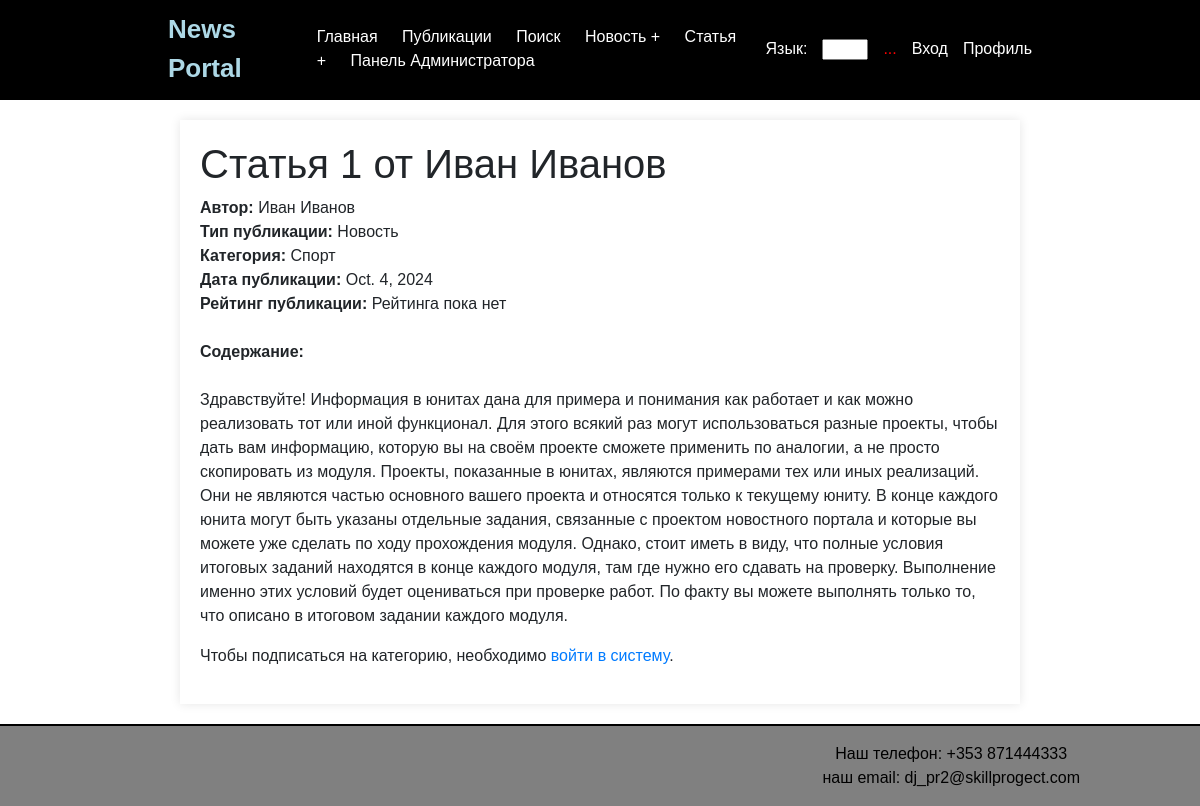
The app's page /news/54/ with its own data.
### news/models.py (models this page shows, shortened)
class Article(models.Model):
    title = models.CharField(max_length=200)
    content = models.TextField()
    publication_date = models.DateField()
    author_profile = models.ForeignKey(Profile, on_delete=models.CASCADE, default=9)
    article_type = models.BooleanField(default=False)
    category = models.ForeignKey(Category, on_delete=models.SET_NULL, null=True, blank=True)
    rating = models.ForeignKey(Rating, on_delete=models.SET_NULL, null=True, blank=True)

class Profile(models.Model):
    user = models.OneToOneField(User, on_delete=models.CASCADE)

class Category(models.Model):
    name = models.CharField(max_length=25, unique=True, verbose_name='Name of category')
    subscribers = models.ManyToManyField(User, related_name='categories', blank=True)
    class Meta:
        verbose_name = "Категория"
        verbose_name_plural = "Категории"

### news/views.py (the view)
# urls.py: path('news/<int:id>/', views.article_detail, name='article_detail'),
def article_detail(request, id):
    article = get_object_or_404(Article, id=id)
    return render(request, 'news/article_detail.html', {'article': article})

### news/templatetags/censor_filters.py (called while the page is built)
@register.filter
def censor(value):
    if not isinstance(value, str):
        raise ValueError('Filter can only be applied to strings')
    def replace_word(match):
        word = match.group()
        if word.lower() in PROHIBITED_WORDS:
            return word[0] + '*' * (len(word) - 1)
        return word
    pattern = r'\b(?:' + '|'.join(re.escape(word) for word in PROHIBITED_WORDS) + r')\b'
    censored_text = re.sub(pattern, replace_word, value, flags=re.IGNORECASE)
    return censored_text

### news/templates/news/article_detail.html (shortened to what this page needs)
{% extends 'news/default.html' %}
{% load censor_filters %}
{% block content %}
    <h1>{{ article.title|censor }}</h1>
    <div class="form-group mb-4">
        <div class="info-row">
            <div>
                <strong class="label">Автор:</strong>
                <span class="author">{{ article.author_profile.user.first_name }} {{ article.author_profile.user.last_name }}</span>
            </div>
            <div>
                <strong class="label">Тип публикации:</strong>
                <span>{{ article.article_type|yesno:"Новость,Статья" }}</span>
            </div>
            <div>
                <strong class="label">Категория:</strong>
                <span>{{ article.category.name|default:"Категория не указана" }}</span>
            </div>
            <div>
                <strong class="label">Дата публикации:</strong>
                <span>{{ article.publication_date }}</span>
            </div>
            <div>
                <strong class="label">Рейтинг публикации:</strong>
                {% with rating_value=article.rating.value %}
                    <span>{{ rating_value|default:"Рейтинга пока нет" }}</span>
                {% endwith %}
            </div>
        </div>
    </div>
    <div class="form-group mb-4">
        <strong class="label">Содержание:</strong>
    </div>
    <p>{{ article.content|censor }}</p>
    <div class="subscription">
        {% if user.is_authenticated %}
            {% if user in article.category.subscribers.all %}
                <p>Вы подписаны на категорию {{ article.category.name }}.</p>
            {% else %}
                <form method="POST" action="{% url 'subscribe_to_category' article.category.id %}">
                    {% csrf_token %}
                    <input type="hidden" name="article_id" value="{{ article.id }}">
                    <input type="hidden" name="use_console_backend" value="True">
                    <button type="submit" class="btn btn-primary">Подпишитесь на категорию {{ article.category.name }}</button>
                </form>
            {% endif %}
        {% else %}
            <p>Чтобы подписаться на категорию, необходимо <a href="{% url 'login' %}">войти в систему</a>.</p>
        {% endif %}
    </div>
{% endblock %}

### news/templates/news/default.html (style rules this page uses)
body { font-family: Arial, sans-serif; margin: 0; padding: 0; box-sizing: border-box; }

### records on screen
Article: title|censor "Статья 1 от Иван Иванов", author_profile.user.first_name "Иван", author_profile.user.last_name "Иванов", article_type "Новость", category.name "Спорт", publication_date "Oct. 4, 2024", content|censor "Здравствуйте! Информация в юнитах дана для примера и понимания как работает и как можно реализовать тот или иной функционал. Для этого всякий раз могут использоваться разные проекты, чтобы дать вам информацию, которую вы на своём проекте сможете применить по аналогии, а не просто скопировать из модуля. Проекты, показанные в юнитах, являются примерами тех или иных реализаций. Они не являются частью основного вашего проекта и относятся только к текущему юниту. В конце каждого юнита могут быть указаны отдельные задания, связанные с проектом новостного портала и которые вы можете уже сделать по ходу прохождения модуля. Однако, стоит иметь в виду, что полные условия итоговых заданий находятся в…"

### other values on screen
{{ rating_value|default:"Рейтинга пока нет" }} "Рейтинга пока нет"
